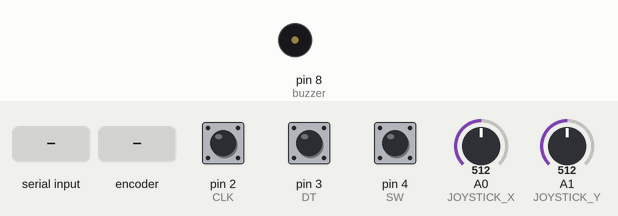
This sketch was run on a simulated Arduino Uno, built with avr-gcc and run on an emulated ATmega328P. Parts: buzzer (waves = sounding). The test bench sets the inputs (shaded band); at power-on: A0 (JOYSTICK_X) = 512, A1 (JOYSTICK_Y) = 512, pin 4 (SW) HIGH, pin 2 (CLK) HIGH, pin 3 (DT) HIGH. What the sketch prints to the serial monitor is not drawn.

Above: at 1.2 s.
1.3 s: "1" received over Serial
2.8 s: A0 (JOYSTICK_X) set to 716
4.3 s: A1 (JOYSTICK_Y) set to 716
5.8 s: rotary encoder on pin 2 (CLK) / pin 3 (DT) turned 1 step (first pin leading)
7.5 s: pin 4 (SW) pulled LOW for 0.15 s
9.1 s: A0 (JOYSTICK_X) set to 900
Timing chart, 0 to 11.6 s (numbered marks = the images above; inputs shaded):
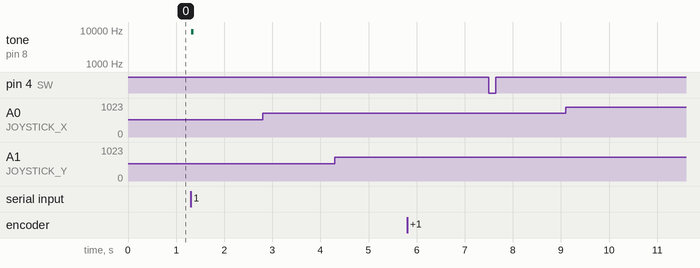

Measured:
- after the input at 1.3 s, tone on pin 8 (buzzer): silent → 9000 Hz at once, → silent 0.05 s later
- after the input at 2.8 s, every drawn part: stays the same
- after the input at 4.3 s, every drawn part: stays the same
- after the input at 5.8 s, every drawn part: stays the same
- after the input at 7.5 s, every drawn part: stays the same
- after the input at 9.1 s, every drawn part: stays the same

The sketch:

Arduino_Proj.ino
```cpp
// include the libraries
#include <Wire.h>

// define the pins for joystick and rotary encoder
#define JOYSTICK_X A0
#define JOYSTICK_Y A1
#define CLK 2
#define DT 3
#define SW 4


int joystick_x = 0;
int joystick_y = 0;
const int buzzer = 8;
int counter = 0;
int currentStateCLK;
int lastStateCLK;
String currentDir ="";

void setup() {

  Serial.begin(115200);
  pinMode(buzzer, OUTPUT);
  pinMode(CLK,INPUT);
	pinMode(DT,INPUT);
	pinMode(SW, INPUT_PULLUP);
  	lastStateCLK = currentStateCLK;
}
bool value;
void loop() {

  if (Serial.available() > 0)
  {
    char c = Serial.read();
      tone(buzzer,9000);


  }else{
    noTone(buzzer);
  }
  Serial.flush();
  joystick_x = analogRead(JOYSTICK_X);
  joystick_y = analogRead(JOYSTICK_Y);


 // Read the current state of CLK
	currentStateCLK = digitalRead(CLK);
     //Serial.println(currentStateCLK);
	// If last and current state of CLK are different, then pulse occurred
	// React to only 1 state change to avoid double count
	if (currentStateCLK != lastStateCLK  && currentStateCLK == 1)
  {

		// If the DT state is different than the CLK state then
		// the encoder is rotating CCW so decrement
		if (digitalRead(DT) != currentStateCLK) {
			counter --;
			currentDir ="CCW";
		} else {
			// Encoder is rotating CW so increment
			counter ++;
			currentDir ="CW";
		}


	}

	// Remember last CLK state
	lastStateCLK = currentStateCLK;

// Read the button state
	int btnState = digitalRead(SW);

	//If we detect LOW signal, button is pressed


      Serial.print(joystick_x-506);
      Serial.print(",");
      Serial.print(joystick_y-519);
      Serial.print(",");
      Serial.print(counter);
      Serial.print(",");
      Serial.println(btnState);
   //wait for a short delay before sending the next values
  delay(50);
}
```
